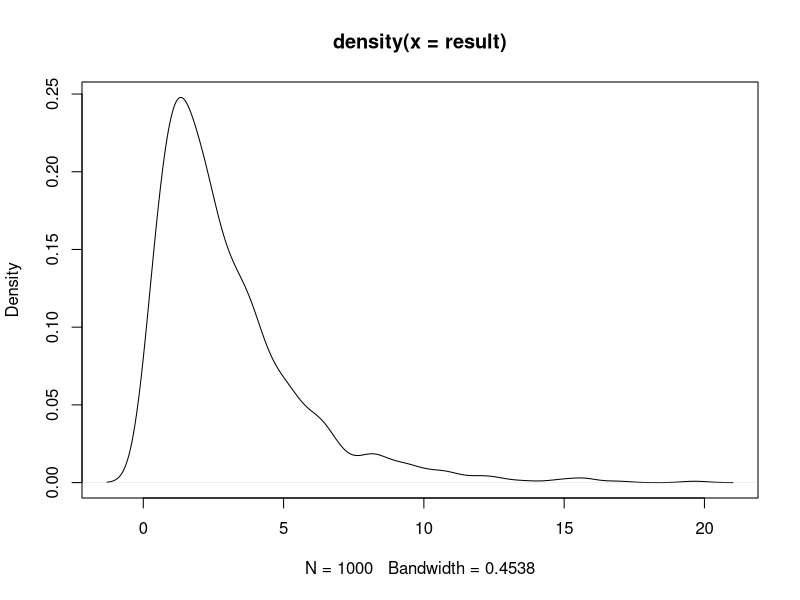
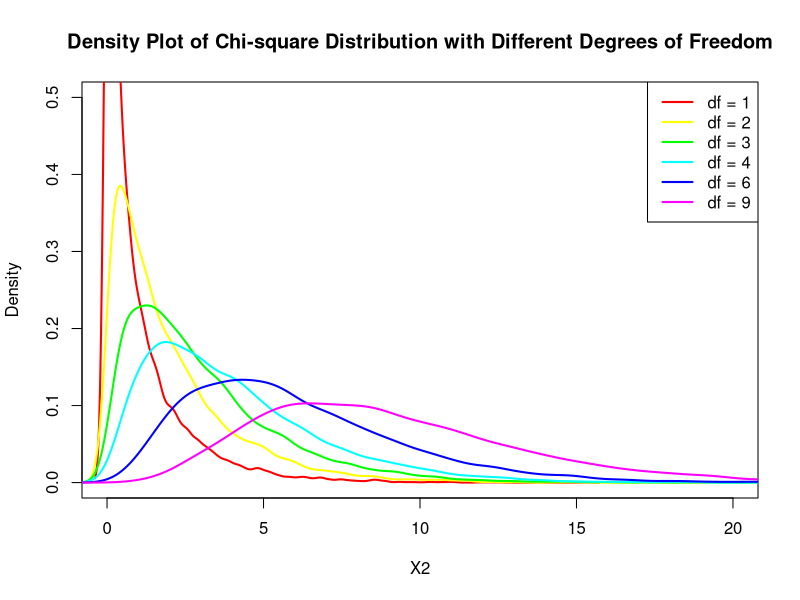
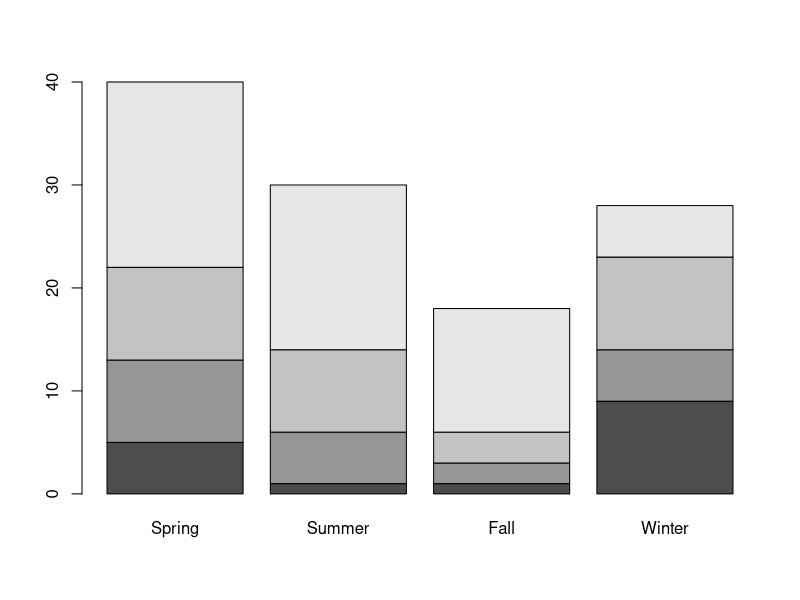
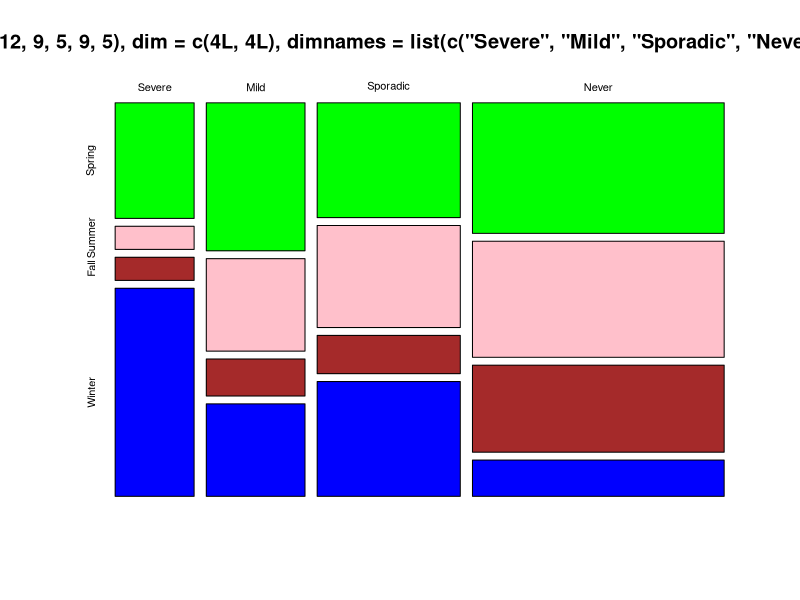

The R source for these figures, in order:
## ---- chunk 1
knitr::opts_chunk$set(echo = TRUE)
## ---- chunk 2
# observed
Poll_seasons <- data.frame(Spring = 40, Summer = 30, Autumn = 18, Winter = 28)

# expected 
equal_preferences <- sum(Poll_seasons) * 0.25

# function
calculate <- function(observed, expected){
  x <- sum((observed-expected)^2/expected)
  return(x)
}

# simulation
result <- replicate(1000,
  {population <- sample(c('Spring', 'Summer', 'Autumn', 'Winter'), 1000, replace = TRUE, prob = c(0.25, 0.25, 0.25, 0.25))
  # simulated
  sample <- sample(population, 116)
  simulated <- data.frame(Spring = sum(sample == 'Spring'), Summer = sum(sample == 'Summer'),
                       Autumn = sum(sample == 'Autumn'), Winter = sum(sample == 'Winter'))
  # calculate
  x <- calculate(simulated, equal_preferences)
  return(x)})
plot(density(result))

# calculate p.value
observed <- calculate(Poll_seasons, equal_preferences)
p.value <- sum(result >= observed)/1000
## ---- chunk 3
# degree of freedom
df <- c(1, 2, 3, 4, 6, 9)
# Number of simulations
num_simulations <- 10000
# Generate random chi-square values for each degree of freedom
chi_square_values <- lapply(df, function(d) {
  rchisq(num_simulations, df = d)
})
# Plot density curves for each degree of freedom
plot(NULL, xlim = c(0, 20), ylim = c(0, 0.5), xlab = "X2", ylab = "Density", main = "Density Plot of Chi-square Distribution with Different Degrees of Freedom")
colors <- rainbow(length(df))
for (i in 1:length(df)) {
  lines(density(chi_square_values[[i]]), col = colors[i], lwd = 2)
}
legend("topright", legend = paste("df =", df), col = colors, lwd = 2)
## ---- chunk 4
Severe <- data.frame(Spring = 5, Summer =1, Fall = 1, Winter = 9, row.names = 'Severe' )
Mild <- data.frame(Spring = 8, Summer = 5, Fall = 2, Winter = 5, row.names = 'Mild' )
Sporadic <- data.frame(Spring = 9, Summer = 8, Fall = 3, Winter = 9, row.names = 'Sporadic' )
Never <- data.frame(Spring = 18, Summer = 16, Fall = 12, Winter = 5, row.names = 'Never' )
two_categories <- rbind(Severe, Mild, Sporadic, Never)

# bar
barplot(as.matrix(two_categories))
# mosaicplot
mosaicplot(two_categories, color = c('green', 'pink', 'brown', 'blue'))

# chi-square
chisq.test(two_categories)
## ---- chunk 5
Alive <- data.frame(WT=7, KO=2, row.names= 'Alive')
Dead <- data.frame(WT=3, KO=7, row.names = 'Dead')
mouse <- rbind(Alive, Dead)
chisq.test(mouse, correct = FALSE)
fisher.test(mouse)
